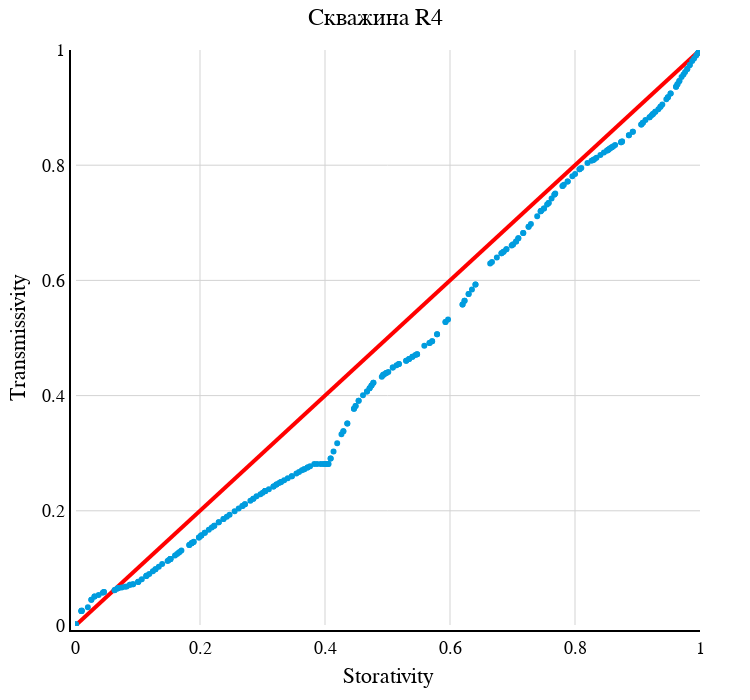

Notebook code for this chart:
### Code cell
Well['Мощность'] = Well['DEPTH']
for i in range(len(Well)):
    Well.loc[i, 'Мощность'] = Well.loc[i+1,'DEPTH'] - Well.loc[i,'DEPTH']
    if i == len(Well)-2 :
        Well.loc[len(Well)-1, 'Мощность'] = 0
        break
Well = Well.drop(len(Well)-1, axis=0)
Well['phi * h'] = Well['DEPTH']
for i in range(len(Well)):
    Well.loc[i, 'phi * h'] = Well.loc[i,'Por'] * Well.loc[i,'Мощность']

Well['k * h'] = Well['DEPTH']
for i in range(len(Well)):
    Well.loc[i, 'k * h'] = Well.loc[i,'PERMX'] * Well.loc[i,'Мощность']

Well['k / h'] = Well['DEPTH']
for i in range(len(Well)):
    Well.loc[i, 'k / h'] = Well.loc[i,'PERMX'] / Well.loc[i,'Por']

#Well = Well.sort_values(by=['k / h'], ascending=False)

df = Well.copy()
# df = df.drop()
df = Well.reset_index().drop(['index'], axis=1)

df['phi * h Norm'] = df['DEPTH']
for i in range(len(df)):
    df.loc[i, 'phi * h Norm'] = sum(df.loc[0:i, 'phi * h'])/sum(df.loc[:, 'phi * h'])

df['k * h Norm'] = df['DEPTH']
for i in range(len(df)):
    df.loc[i, 'k * h Norm'] = sum(df.loc[0:i, 'k * h'])/sum(df.loc[:, 'k * h'])
df['phi * h Norm 2'] = df['DEPTH']
for i in range(len(df)):
    df.loc[i, 'phi * h Norm 2'] = (df.loc[i, 'phi * h Norm']-min(df.loc[:, 'phi * h Norm']))/(max(df.loc[:, 'phi * h Norm'])-min(df.loc[:, 'phi * h Norm']))

df['k * h Norm 2'] = df['DEPTH']
for i in range(len(df)):
    df.loc[i, 'k * h Norm 2'] = (df.loc[i, 'k * h Norm']-min(df.loc[:, 'k * h Norm']))/(max(df.loc[:, 'k * h Norm'])-min(df.loc[:, 'k * h Norm']))

s = 0
for j in range(len(df)):
    if j == 0:
        continue
    s += (df.loc[j, 'k * h Norm 2'] * (df.loc[j, 'phi * h Norm 2']-df.loc[j-1, 'phi * h Norm 2']))
s = (s-0.5)/0.5

x1= np.array([0,1])
y1= np.array([0,1])

fig = go.Figure()
fig.add_trace(go.Scatter(x=x1,y=y1, mode='lines', line_width = 4, line_color = 'red'))
fig.add_trace(go.Scatter(x=df.iloc[:,9],y=df.iloc[:,10], mode='markers', marker=dict(color='LightSkyBlue', size=3, 
                                                                                     line=dict(color='RGB(0,156,222)', width=3))))
fig.update_xaxes(title_text="Storativity", titlefont=dict(family="arial",size=22,color="black"))
fig.update_yaxes(title_text="Transmissivity", titlefont=dict(family="arial",size=22,color="black"))
fig.update_layout(autosize=False,width=750,height=700,margin=dict(l=50,r=50,b=50,t=50,pad=4),paper_bgcolor="White", plot_bgcolor = "White")
fig.update_xaxes(showline=True, linewidth=2, linecolor='black', gridcolor='lightgray',tickfont=dict(family='Arial', color='black', size=18))
fig.update_yaxes(showline=True, linewidth=2, linecolor='black', gridcolor='lightgray',tickfont=dict(family='Arial', color='black', size=18))
fig.update_layout(title = 'Скважина R4', titlefont=dict(family='arial',size=24,color="black"), title_x = 0.5)
fig.update_yaxes(range = [0,1])
fig.update_xaxes(range = [0,1])
fig.update_layout(showlegend=False)
#fig.add_annotation(x=0.86, y=0.05, text=f"Lc = {round(s, 2)}", font=dict(family='times new roman',size=40,color="black"), arrowwidth=4, arrowcolor='black',
                #showarrow=True, xanchor='center',yanchor='top', ax = 0, ay = -17, arrowhead=0)
fig.show()

### Figure 1 — Plotly figure (JSON) as saved in the notebook; plotly's stock layout.template omitted (floating-point values rounded to 4 significant figures; data arrays with more than 128 entries replaced by an {"elided": "..."} marker saying what was removed)
{"data": [{"line": {"color": "red", "width": 4}, "mode": "lines", "type": "scatter", "x": [0, 1], "y": [0, 1]}, {"marker": {"color": "LightSkyBlue", "line": {"color": "RGB(0,156,222)", "width": 3}, "size": 3}, "mode": "markers", "type": "scatter", "x": {"elided": "299 float values"}, "y": {"elided": "299 float values"}}], "layout": {"autosize": false, "height": 700, "margin": {"b": 50, "l": 50, "pad": 4, "r": 50, "t": 50}, "paper_bgcolor": "White", "plot_bgcolor": "White", "showlegend": false, "title": {"font": {"color": "black", "family": "arial", "size": 24}, "text": "Скважина R4", "x": 0.5}, "width": 750, "xaxis": {"gridcolor": "lightgray", "linecolor": "black", "linewidth": 2, "range": [0, 1], "showline": true, "tickfont": {"color": "black", "family": "Arial", "size": 18}, "title": {"font": {"color": "black", "family": "arial", "size": 22}, "text": "Storativity"}}, "yaxis": {"gridcolor": "lightgray", "linecolor": "black", "linewidth": 2, "range": [0, 1], "showline": true, "tickfont": {"color": "black", "family": "Arial", "size": 18}, "title": {"font": {"color": "black", "family": "arial", "size": 22}, "text": "Transmissivity"}}}}
